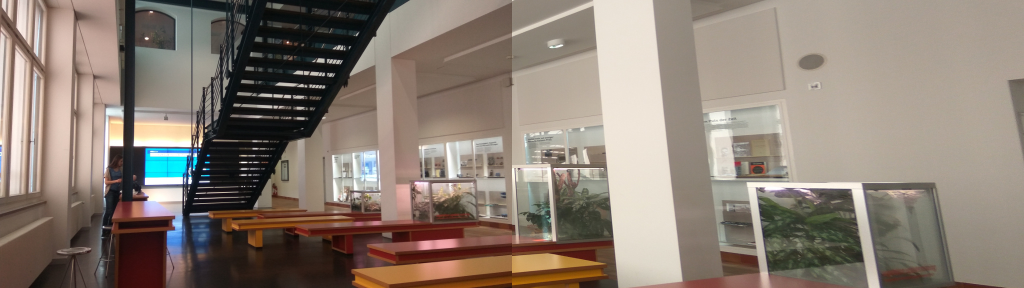
#> input picture meta_data/pan0.jpg, 2048 x 576 px (shown at 1/2 size)
$ python image_stitch.py --first meta_data/pan0.jpg --second meta_data/pan0.jpg
#> lines starting #> are read from the running program, lines starting #| are printed output that depends on the picture
### Stitcher.py
import numpy as np
import imutils
import cv2


class Stitcher:

	def __init__(self):
		# Do nothing
		self.name = 'Stitcher'


	def stitch(self,
				image1,
				image2,
				ratio=0.7,
				reprojThresh=5.0,
				showMatches = False):

		# detect key points and descriptors from the two images
		# that we need to stitch
		(kp1, feat1) = self.detectAndDescribe(image1)
		(kp2, feat2) = self.detectAndDescribe(image2)

		# Match features between the two images
		M = self.matchKeyPoints(kp1, kp2, feat1, feat2, ratio, reprojThresh)

		# If no matches were found, then we cannot create a panaroma
		if M is None:
			print('No matches found')
			return None

		# get the homography from the feature matching and use it to perspective warp the image
		(matches, H, status) = M
		result = cv2.warpPerspective(image1, H, (image1.shape[1]+image2.shape[1],
										image1.shape[0]))
		result[0:image2.shape[0], 0:image2.shape[1]] = image2

		if showMatches:
			vis = self.drawMatches(image1, image2, kp1, kp2, matches, status)
			return (result, vis)

		return result


	def detectAndDescribe(self, image):
		if len(image.shape) ==3:
			gray = cv2.cvtColor(image, cv2.COLOR_BGR2GRAY)

		# openCV v3.x compatible code
		descriptor = cv2.xfeatures2d.SURF_create()
		(kps, features) = descriptor.detectAndCompute(image, None)

		kps = np.float32([kp.pt for kp in kps])

		return (kps, features)


	# [37 lines left out: functions matchKeyPoints, drawMatches, not called in this run]

# End of class Stitcher

### image_stitch.py
from Stitcher import *
import imutils
import cv2
import argparse


def testImageStitcher():
	ap = argparse.ArgumentParser()
	ap.add_argument("-f", "--first", required=True, help="path to the first image")
	ap.add_argument("-s", "--second", required=True, help="path to the second image")
	ap.add_argument("-r", "--result", required=False, help="path to save the panaroma")
	args = vars(ap.parse_args())

	# Image IO
	image1 = cv2.imread(args["first"])
#> image1 is the input picture: shape (576, 2048, 3); mean B, G, R 115.3, 126, 138.4
	print(args["first"], args["second"])
	image2 = cv2.imread(args["second"])
	# image1 = imutils.resize(image1, width=400)
	# image2 = imutils.resize(image2, width=400)
	print(image1.shape, image2.shape)
#| (576, 2048, 3) (576, 2048, 3)

	# Call our stitch function
	stitcher = Stitcher()
	(pan, vis) = stitcher.stitch(image2, image1, showMatches=True)
#> in detectAndDescribe, `gray = cv2.cvtColor(image, cv2.COLOR_BGR2GRAY)`:
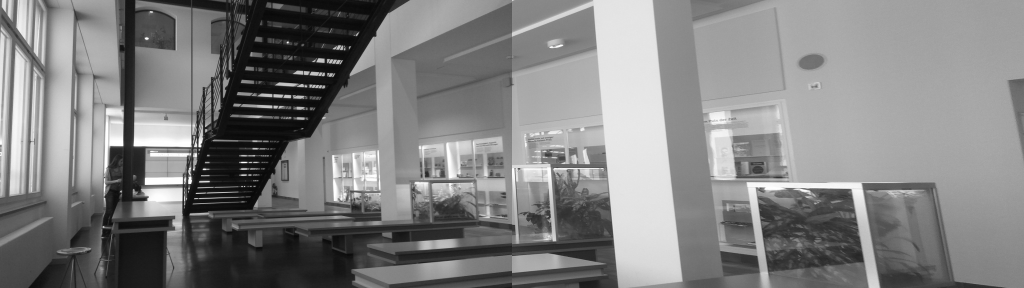
#> gray: shape (576, 2048) (shown at 1/2 size); min 1, max 255, mean 128.5
	# Display routines
	cv2.imshow("Image 1", image1)
	cv2.imshow("Image 2", image2)
	cv2.imshow("Key point matches", vis)
	cv2.imshow("Stitched result", pan)
	cv2.waitKey(0)
	cv2.imwrite(args["result"], pan)


def buildPanaroma():
	im1 = cv2.imread('test_data/custom_db/0.jpg')
	im2 = cv2.imread('test_data/custom_db/1.jpg')
	im3 = cv2.imread('test_data/custom_db/2.jpg')
	im4 = cv2.imread('test_data/custom_db/3.jpg')

	im1 = imutils.resize(im1, width=400)
	im2 = imutils.resize(im2, width=400)
	im3 = imutils.resize(im3, width=400)
	im4 = imutils.resize(im4, width=400)

	st = Stitcher()
	(t1,v1) = st.stitch(im1, im2,  showMatches=True)
	(t2, v2) = st.stitch(im2, im3,  showMatches=True)
	(t3, v3) = st.stitch(im3, im4,  showMatches=True)
	cv2.imshow("Result 1", t1)
	cv2.imshow("Feat vis 1", v1)
	cv2.imshow("Result 2", t2)
	cv2.imshow("Feat vis 2", v2)
	cv2.imshow("Result 3", t3)
	cv2.imshow("Feat vis 3", v3)
	cv2.waitKey(0)


def main():
	testImageStitcher()
	# buildPanaroma()


if __name__ == '__main__':
#> (the run stopped early here; a loop or call above may not have finished)
